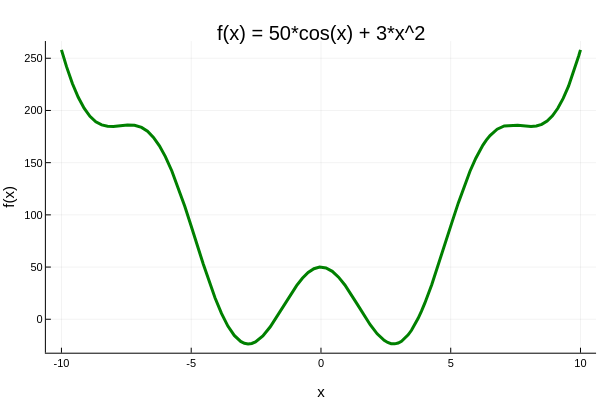

Write notebook code for a chart like this one.
### Code cell
using Plots
plotly()

plot(f, -10, 10, 
title = "f(x) = 50*cos(x) + 3*x^2",
xlabel = "x", 
ylabel = "f(x)", 
legend = false, 
color = "green", 
lw = 3)

### Figure 1 — Plotly figure (JSON) as saved in the notebook; plotly's stock layout.template omitted (floating-point values rounded to 4 significant figures)
{"data": [{"colorbar": {"title": ""}, "legendgroup": "y1", "line": {"color": "rgba(0, 128, 0, 1.000)", "dash": "solid", "shape": "linear", "width": 3}, "mode": "lines", "name": "y1", "showlegend": true, "type": "scatter", "x": [-10, -9.951, -9.902, -9.854, -9.805, -9.579, -9.353, -9.127, -8.902, -8.676, -8.45, -8.224, -7.999, -7.727, -7.456, -7.185, -6.913, -6.684, -6.455, -6.225, -5.996, -5.747, -5.497, -5.248, -4.999, -4.539, -4.08, -3.834, -3.587, -3.341, -3.095, -2.952, -2.809, -2.667, -2.524, -2.239, -1.953, -1.446, -0.9389, -0.7165, -0.4941, -0.2717, -0.04935, 0.1931, 0.4356, 0.678, 0.9205, 1.408, 1.896, 2.166, 2.435, 2.57, 2.705, 2.84, 2.975, 3.103, 3.231, 3.36, 3.488, 3.616, 3.744, 3.873, 4.001, 4.268, 4.535, 4.801, 5.068, 5.293, 5.517, 5.742, 5.966, 6.104, 6.241, 6.378, 6.515, 6.789, 7.063, 7.579, 8.094, 8.301, 8.507, 8.714, 8.92, 9.126, 9.333, 9.539, 9.746, 9.809, 9.873, 9.936, 10], "xaxis": "x1", "y": [258.0, 253.8, 249.8, 245.8, 242.0, 225.9, 212.6, 202.1, 194.4, 189.2, 186.1, 184.8, 184.7, 185.5, 186.2, 185.9, 183.8, 180.1, 174.3, 166.2, 155.8, 142.0, 126.0, 108.2, 89.1, 53.22, 20.39, 5.596, -6.505, -15.52, -21.21, -22.96, -23.59, -23.13, -21.65, -15.93, -7.216, 12.49, 32.18, 39.25, 44.75, 48.39, 49.95, 49.18, 45.9, 40.32, 32.81, 14.04, -5.194, -13.95, -20.25, -22.24, -23.36, -23.55, -22.76, -21.08, -18.47, -14.96, -10.53, -5.243, 0.8788, 7.776, 15.38, 33.14, 52.85, 73.61, 94.48, 111.5, 127.4, 141.8, 154.3, 161.0, 166.8, 171.8, 176.0, 182.0, 185.2, 185.9, 184.7, 185.1, 186.7, 189.9, 194.9, 202.1, 211.5, 223.3, 237.5, 242.3, 247.4, 252.6, 258.0], "yaxis": "y1", "zmax": null, "zmin": null}], "layout": {"annotations": [{"font": {"color": "rgba(0, 0, 0, 1.000)", "family": "sans-serif", "size": 20}, "rotation": 0, "showarrow": false, "text": "f(x) = 50*cos(x) + 3*x^2", "x": 0.535, "xanchor": "center", "xref": "paper", "y": 1, "yanchor": "top", "yref": "paper"}], "height": 400, "margin": {"b": 20, "l": 0, "r": 0, "t": 20}, "paper_bgcolor": "rgba(255, 255, 255, 1.000)", "plot_bgcolor": "rgba(255, 255, 255, 1.000)", "showlegend": false, "width": 600, "xaxis": {"anchor": "y1", "domain": [0.07647, 0.9934], "gridcolor": "rgba(0, 0, 0, 0.100)", "gridwidth": 0.5, "linecolor": "rgba(0, 0, 0, 1.000)", "mirror": false, "range": [-10.6, 10.6], "showgrid": true, "showline": true, "showticklabels": true, "tickangle": 0, "tickcolor": "rgb(0, 0, 0)", "tickfont": {"color": "rgba(0, 0, 0, 1.000)", "family": "sans-serif", "size": 11}, "tickmode": "array", "ticks": "inside", "ticktext": ["-10", "-5", "0", "5", "10"], "tickvals": [-10, -5, 0, 5, 10], "title": "x", "titlefont": {"color": "rgba(0, 0, 0, 1.000)", "family": "sans-serif", "size": 15}, "type": "-", "visible": true, "zeroline": false, "zerolinecolor": "rgba(0, 0, 0, 1.000)"}, "yaxis": {"anchor": "x1", "domain": [0.07581, 0.9415], "gridcolor": "rgba(0, 0, 0, 0.100)", "gridwidth": 0.5, "linecolor": "rgba(0, 0, 0, 1.000)", "mirror": false, "range": [-32.04, 266.5], "showgrid": true, "showline": true, "showticklabels": true, "tickangle": 0, "tickcolor": "rgb(0, 0, 0)", "tickfont": {"color": "rgba(0, 0, 0, 1.000)", "family": "sans-serif", "size": 11}, "tickmode": "array", "ticks": "inside", "ticktext": ["0", "50", "100", "150", "200", "250"], "tickvals": [0, 50, 100, 150, 200, 250], "title": "f(x)", "titlefont": {"color": "rgba(0, 0, 0, 1.000)", "family": "sans-serif", "size": 15}, "type": "-", "visible": true, "zeroline": false, "zerolinecolor": "rgba(0, 0, 0, 1.000)"}}}
